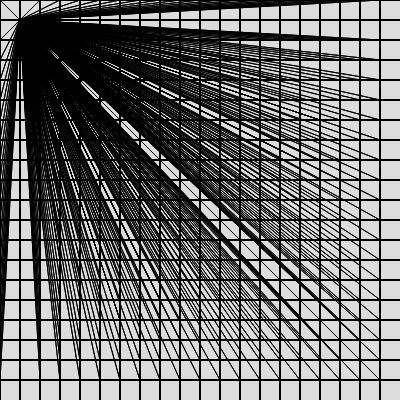
Frame 1 (no input)
Frame 60 (no input): identical to frame 1, image omitted
Frame 120 (the mouse pressed at the canvas centre since frame 60): identical to frame 1, image omitted

The p5.js sketch that drew this single still picture (run headless with seeded random() and noise() and a simulated clock; from frame 60 on, the mouse is pressed at the canvas centre):

// p5.js sketch
// ── sketch.js
function setup() {
  createCanvas(400, 400);
}

function draw() {
  background(220);
  choose(1);
}

function choose(a) {
  if (a == 1) {
    for (var x = 0; x < width; x += width / 20) {
      for (var y = 0; y < height; y += height / 20) {
        stroke(0);
        strokeWeight(1);
        line(x, 0, x, height);
        line(0, y, width, y);
        fill(random(255), random(255), random(255));
        triangle(x, y, width / 20, height / 20);
      }
    }
  } else if (a == 0) {
    for (var x = 0; x < width; x += width / 10) {
      for (var y = 0; y < height; y += height / 10) {
        stroke(0);
        strokeWeight(1);
        line(x, 0, x, height);
        line(0, y, width, y);
        fill(random(17), random(100), random(10));
        ellipse(x+20, y+20, width / 10, height / 10);
      }
    }
  }
  else if (a == 2){
    var characters = "ABCDEFGHIJKLMNOPQRSTUVWXYZabcdefghijklmnopqrstuvwxyz0123456789";
    var cellWidth = width / 10;
    var cellHeight = height / 10;

    for (var x = 0; x < width; x += cellWidth) {
      for (var y = 0; y < height; y += cellHeight) {
        stroke(0);
        strokeWeight(1);
        line(x, 0, x, height);
        line(0, y, width, y);
        //
        var randomChar = characters.charAt(floor(random(characters.length)));
        textSize(20);
        textAlign(CENTER, CENTER);
        fill(0);
        text(randomChar, x + cellWidth / 2, y + cellHeight / 2);
      }
    }
  }
}
